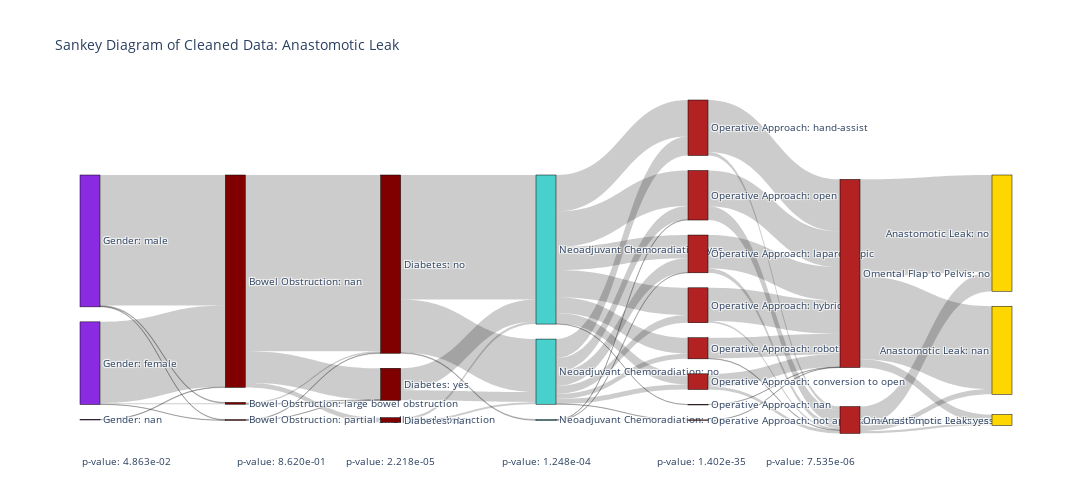

The notebook cell saved with this chart:
### Code cell
# For each feature of interest, connect unique values to the unique values of the previous feature.
# Set weight by proportional frequency
feats = ['Gender', 'Bowel Obstruction', 'Diabetes', 'Neoadjuvant Chemoradiation', 'Operative Approach', 'Omental Flap to Pelvis', 'Anastomotic Leak']
response = 'Anastomotic Leak'

sankey_from_cleaned_data(leak_mvp, feats, response)

### Figure 1 — Plotly figure (JSON) as saved in the notebook; plotly's stock layout.template omitted (floating-point values rounded to 4 significant figures)
{"data": [{"arrangement": "snap", "link": {"source": [0, 1, 2, 0, 1, 2, 0, 1, 2, 3, 4, 5, 3, 4, 5, 3, 4, 5, 6, 7, 8, 6, 7, 8, 6, 7, 8, 9, 10, 11, 9, 10, 11, 9, 10, 11, 9, 10, 11, 9, 10, 11, 9, 10, 11, 9, 10, 11, 9, 10, 11, 12, 13, 14, 15, 16, 17, 18, 19, 12, 13, 14, 15, 16, 17, 18, 19, 20, 21, 20, 21, 20, 21], "target": [3, 3, 3, 4, 4, 4, 5, 5, 5, 6, 6, 6, 7, 7, 7, 8, 8, 8, 9, 9, 9, 10, 10, 10, 11, 11, 11, 12, 12, 12, 13, 13, 13, 14, 14, 14, 15, 15, 15, 16, 16, 16, 17, 17, 17, 18, 18, 18, 19, 19, 19, 20, 20, 20, 20, 20, 20, 20, 20, 21, 21, 21, 21, 21, 21, 21, 21, 22, 22, 23, 23, 24, 24], "value": [0.6073, 0.3782, 0.002424, 0.003636, 0.004848, 0, 0.002424, 0.001212, 0, 0.8194, 0.007273, 0.002424, 0.1467, 0.001212, 0.001212, 0.02182, 0, 0, 0.5794, 0.1018, 0.01212, 0.2461, 0.04727, 0.009697, 0.003636, 0, 0, 0.1697, 0.08848, 0, 0.1648, 0.06303, 0.002424, 0.1079, 0.06667, 0.001212, 0.1261, 0.03636, 0, 0.07394, 0.02424, 0, 0.0497, 0.02303, 0, 0.001212, 0, 0, 0, 0.001212, 0, 0.2424, 0.1661, 0.1552, 0.1539, 0.09576, 0.05939, 0.001212, 0.001212, 0.01576, 0.06424, 0.02061, 0.008485, 0.002424, 0.01333, 0, 0, 0.4509, 0.0897, 0.3855, 0.02424, 0.03879, 0.01091]}, "node": {"color": ["BlueViolet", "BlueViolet", "BlueViolet", "Maroon", "Maroon", "Maroon", "Maroon", "Maroon", "Maroon", "MediumTurquoise", "MediumTurquoise", "MediumTurquoise", "FireBrick", "FireBrick", "FireBrick", "FireBrick", "FireBrick", "FireBrick", "FireBrick", "FireBrick", "FireBrick", "FireBrick", "Gold", "Gold", "Gold"], "label": ["Gender: male", "Gender: female", "Gender: nan", "Bowel Obstruction: nan", "Bowel Obstruction: large bowel obstruction", "Bowel Obstruction: partial small bowel obstruction", "Diabetes: no", "Diabetes: yes", "Diabetes: nan", "Neoadjuvant Chemoradiation: yes", "Neoadjuvant Chemoradiation: no", "Neoadjuvant Chemoradiation: nan", "Operative Approach: hand-assist", "Operative Approach: open", "Operative Approach: laparoscopic", "Operative Approach: hybrid", "Operative Approach: robotic", "Operative Approach: conversion to open", "Operative Approach: nan", "Operative Approach: not applicable", "Omental Flap to Pelvis: no", "Omental Flap to Pelvis: yes", "Anastomotic Leak: no", "Anastomotic Leak: nan", "Anastomotic Leak: yes"], "line": {"color": "black", "width": 0.5}, "pad": 15, "thickness": 20, "x": [0, 0, 0, 0.1667, 0.1667, 0.1667, 0.3333, 0.3333, 0.3333, 0.5, 0.5, 0.5, 0.6667, 0.6667, 0.6667, 0.6667, 0.6667, 0.6667, 0.6667, 0.6667, 0.8333, 0.8333, 1, 1, 1], "y": [0, 0.5, 1, 0, 0.5, 1, 0, 0.5, 1, 0, 0.5, 1, 0, 0.1429, 0.2857, 0.4286, 0.5714, 0.7143, 0.8571, 1, 0, 1, 0, 0.5, 1]}, "type": "sankey", "valueformat": ".2%"}], "layout": {"annotations": [{"showarrow": false, "text": "p-value: 4.863e-02", "x": 0, "y": 0, "yshift": -50}, {"showarrow": false, "text": "p-value: 8.620e-01", "x": 0.1667, "y": 0, "yshift": -50}, {"showarrow": false, "text": "p-value: 2.218e-05", "x": 0.3333, "y": 0, "yshift": -50}, {"showarrow": false, "text": "p-value: 1.248e-04", "x": 0.5, "y": 0, "yshift": -50}, {"showarrow": false, "text": "p-value: 1.402e-35", "x": 0.6667, "y": 0, "yshift": -50}, {"showarrow": false, "text": "p-value: 7.535e-06", "x": 0.8333, "y": 0, "yshift": -50}], "font": {"size": 10}, "height": 500, "title": {"text": "Sankey Diagram of Cleaned Data: Anastomotic Leak"}, "width": 2100}}
